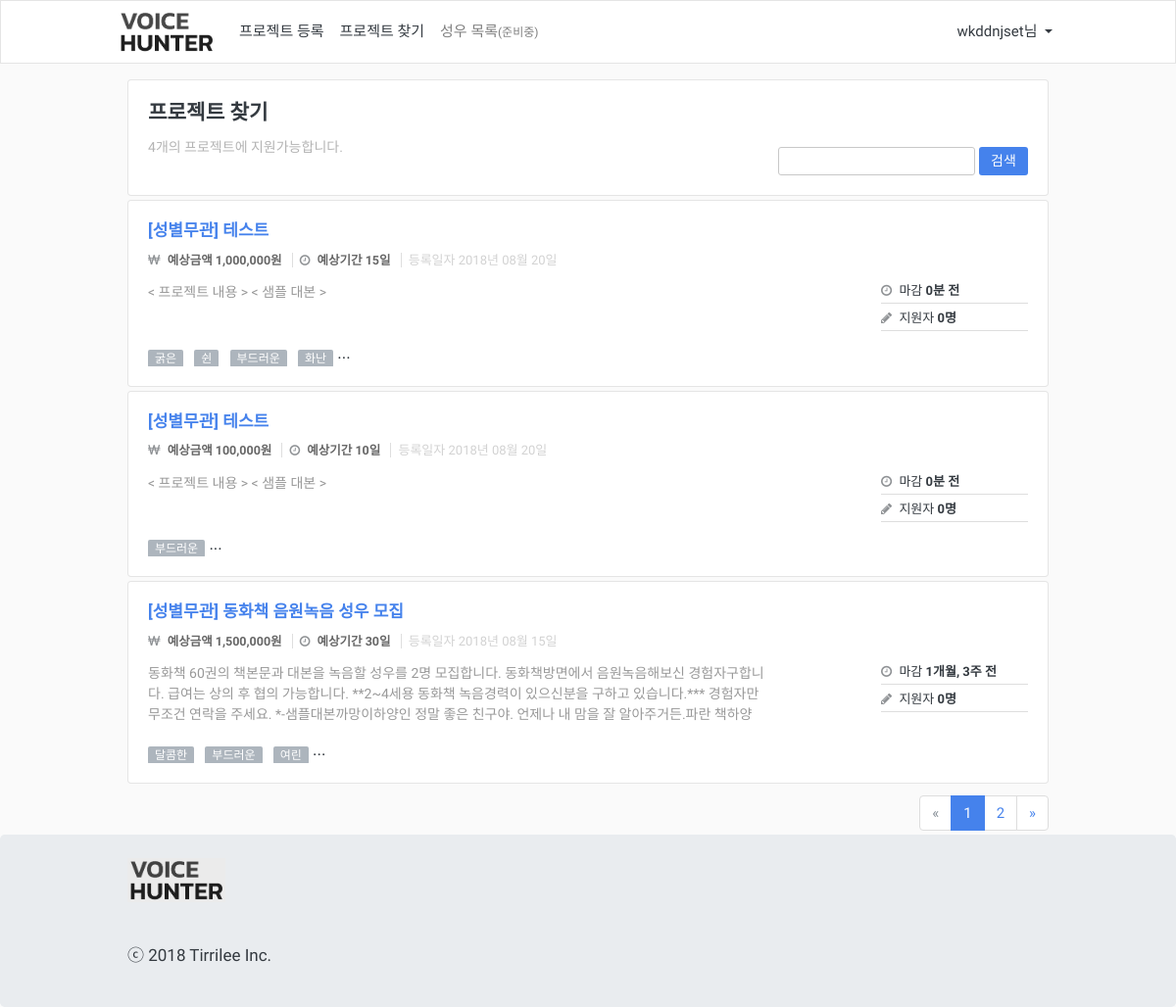
Page /projects/ (signed in) on the committed database.
### App/models.py (models this page shows, shortened)
class Project(models.Model):
    class Meta:
        verbose_name_plural = "   프로젝트 테이블"
        ordering = ["-id"]
    TYPE_CHOICES = (
        ('both', '상관없음'),
        ('pro', '프로'),
        ('under', '언더'),
    )
    GENDER_CHOICES = (
        ('both', '성별무관'),
        ('male', '남자'),
        ('female', '여자'),
    )
    user = models.ForeignKey(User, on_delete=models.CASCADE, verbose_name='유저')
    title = models.CharField(max_length=100, verbose_name='프로젝트 명')
    gugun = models.ForeignKey(Gugun, on_delete=models.CASCADE, verbose_name='위치')
    type = models.CharField(max_length=10, choices=TYPE_CHOICES, verbose_name='성우타입')
    gender = models.CharField(max_length=10, choices=GENDER_CHOICES, verbose_name='성별')
    cost = models.PositiveIntegerField(verbose_name='예상금액')
    period = models.PositiveIntegerField(verbose_name='예상기간')
    deadline = models.DateField(verbose_name='마감날짜')
    content = models.TextField(verbose_name='프로젝트 내용')
    start_at = models.DateField(verbose_name='예상 시작날짜')
    created_at = models.DateTimeField(auto_now_add=True, verbose_name='등록일자')

class ProjectTag(models.Model):
    class Meta:
        verbose_name_plural = "  프로젝트별 태그 테이블"
        unique_together = ("project", "tag")
    project = models.ForeignKey(Project, on_delete=models.CASCADE, verbose_name='프로젝트')
    tag = models.ForeignKey(Tag, on_delete=models.CASCADE, verbose_name='태그')

class Tag(models.Model):
    class Meta:
        verbose_name_plural = "  태그 테이블"
    name = models.CharField(max_length=20, verbose_name='태그명')
    def __str__(self):
        return str(self.name)

### App/views.py (the view)
# urls.py: path('projects/', ProjectListPage, name='projects'),
def ProjectListPage(request):
    search = request.GET.get('q')
    page = request.GET.get('page')
    if search == None:
        search = ""
    if page == None:
        page = 1
    projects = Project.objects.all()
    item_list = []
    for project in projects:
        dict = {}
        dict['project'] = project
        dict['apply'] = len(ProjectApply.objects.filter(project=project))
        dict['tags'] = ProjectTag.objects.filter(project=project)[:6]
        item_list.append(dict)
    paginator = Paginator(item_list, 3)
    contacts = paginator.get_page(page)
    return render(request, 'ProjectList/ProjectListPage.html', {
        'search': search,
        'page': page,
        'items': contacts,
        'projects_len':len(projects),
    })

### templates/ProjectList/ProjectListPage.html
{% extends "Base/Base.html" %}
{% load static %}
{% block content %}
<link rel="stylesheet" type="text/css" href="{% static 'ProjectList/css/style.css' %}">
<div class="container mb-5">
	{% include './Search.html' %}
	{% include './ProjectList.html' %}
	{% include './Pagenation.html' %}
</div>
</div>
{% endblock%}

### templates/Base/Nav.html (shortened to what this page needs)
{% load i18n %}
<nav class="navbar navbar-expand navbar-light bg-light p-1">
  <div class="container" style="padding: 0px 5px;">
    <a class="navbar-brand" href="{% url 'App:home' %}"><img src="/media/Main/logo.png" width="100"></a>
    <div class="collapse navbar-collapse" id="navbarNavAltMarkup">
      <div class="navbar-nav" style="width: 600px;">
        <a class="nav-item nav-link active" href="{% url 'App:add-projects' %}">{% trans 'register_project' %}</a>
        <a class="nav-item nav-link" href="{% url 'App:projects' %}">{% trans 'find_project' %}</a>
        <a class="nav-item nav-link ready">{% trans 'voice_actor_list' %}<small>(준비중)</small></a>
      </div>
      <div style="width: 254px;">
        {% if user.is_authenticated %}
          <li class="nav-item dropdown float-right">
            <a class="nav-link dropdown-toggle" href="#" id="navbarDropdownMenuLink" role="button" data-toggle="dropdown" aria-haspopup="true" aria-expanded="false">
              {{ user }}님
            </a>
          </li>
        {% else %}
          <a class="btn btn-light float-right" href="{% url 'App:signup' %}">회원가입</a>
          <a class="btn btn-light float-right" href="{% url 'login' %}">로그인</a>
        {% endif %}
      </div>
    </div>
  </div>
</nav>

### templates/ProjectList/ProjectList.html (shortened to what this page needs)
{% load humanize %}
<div class="row mt-0">
	{% for item in items %}
	<div class="col-12">
		<div class="card item bg-light mb-1">
		  <div class="card-body">
		    <h6 class="card-title text-primary">
		    	<a href="{% url 'App:detail-projects' pk=item.project.id %}">[{{ item.project.get_gender_display }}] {{ item.project.title }}</a>
			</h6>
		    <h5 class="project-element-list">
		    	<span class="project-element-money" style="padding-right: 7px;">
		    		<i class="fa fa-krw mr-1"></i>
		    		<strong>예상금액 {{ item.project.cost|intcomma }}원</strong>
		    	</span>
		    	<span class="project-element-day project-border" style="padding-left: 7px; padding-right: 7px;">
		    		<i class="fa fa-clock-o mr-1"></i>
		    		<strong>예상기간 {{ item.project.period }}일</strong>
		    	</span>
		    	<span class="project-element-proposal" style="padding-left: 7px;">
		    		등록일자 {{ item.project.created_at|date:"Y년 m월 d일" }}
		    	</span>
		    </h5>
		    <div class="project-unit-desc">
		    	<p class="card-text" style="width: 629px;color: #999;">{{ item.project.content }}</p>
		    	<div class="outer-info">
		    		<div class="outer-info-upper-data">
		    			<i class="fa fa-clock-o mr-1"></i>
		    			<span>마감 <strong>{{ item.project.deadline|timeuntil}} 전</strong></span>
		    		</div>
		    		<div class="outer-info-under-data">
		    			<i class="fa fa-pencil mr-1"></i>
		    			<span class="">지원자 <strong>{{ item.apply }}명</strong></span>
		    		</div>
		    	</div>
		    </div>
		    <p class="project-skills-tag-viewbox">
		    	{% for tag in item.tags %}
		    		<span class="skills-tag">{{tag.tag}}</span>
		    	{% endfor %}
		    	...
		    </p>
		  </div>
		</div>
	</div>
	{% endfor %}
</div>

### static/Base/css/style.css (style rules this page uses)
body, .navbar-fixed-top, .navbar-fixed-bottom { min-width: 970px; background:rgb(250,250,250); font-family: "Nanum Gothic", "Apple SD Gothic Neo", "맑은 고딕", "Malgun Gothic", AppleGothic, 돋움, Dotum, Helvetica, Arial, sans-serif; }
p { font-family: "Nanum Gothic"; }
.container { width: 970px; max-width: none !important; }
li { list-style: none; }
.nav-link { color: rgb(52, 58, 64) !important; font-weight: 400; font-size: 15px; }
.ready { color: rgba(0,0,0,0.5) !important; }
.nav-link.dropdown-toggle { color:rgb(33, 37, 41); }
i { color: rgb(143, 146, 149); margin-right: 8px; }

### static/ProjectList/css/style.css (style rules this page uses)
a { text-decoration: none !important; }
.card-title { white-space: nowrap; overflow: hidden; text-overflow: ellipsis; }
.project-element-list { padding-bottom: 15px; color: #666; font-size: 12.5px; margin-top: 0; margin-bottom: 0; }
.project-border { border-left: 1px solid #dedede; border-right: 1px solid #dedede; }
.card-text { width: 629px; color: #999; max-height: 60px; padding-bottom: 0; overflow: hidden; font-size: 14px; float: left; }
.project-skills-tag-viewbox { margin:0; margin-left: -7px; overflow: hidden; }
.skills-tag { vertical-align: bottom; display: inline-block; max-width: 85px; text-overflow: ellipsis; white-space: nowrap; border-radius: 2px; background-color: rgb(173, 181, 189); padding: 0 7px; font-size: 12px; color: rgb(255,255,255); overflow: hidden; margin-left: 7px; margin-bottom: -1px; }
.outer-info { font-size: 13px; line-height: 13px; width: 150px; float: right; height: 60px !important; }
.outer-info .outer-info-upper-data { padding: 2px 0 6px; border-bottom: 1px solid #dedede; }
.outer-info .outer-info-under-data { padding: 8px 0 6px; border-bottom: 1px solid #dedede; }
.project-element-proposal { color:rgb(210,210,210); font-weight: 100; font-size: 13px; }

### rows in the picture
Project: project.gender "성별무관", project "테스트", project.cost "1,000,000", project.period "15", project.created_at "2018년 08월 20일", project.content "< 프로젝트 내용 > < 샘플 대본 >", project.deadline "0분", apply "0"
ProjectTag: tag "굵은"
ProjectTag: tag "쉰"
ProjectTag: tag "부드러운"
ProjectTag: tag "화난"
Project: project.gender "성별무관", project "테스트", project.cost "100,000", project.period "10", project.created_at "2018년 08월 20일", project.content "< 프로젝트 내용 > < 샘플 대본 >", project.deadline "0분", apply "0"
ProjectTag: tag "부드러운"
Project: project.gender "성별무관", project "동화책 음원녹음 성우 모집", project.cost "1,500,000", project.period "30", project.created_at "2018년 08월 15일", project.content "동화책 60권의 책본문과 대본을 녹음할 성우를 2명 모집합니다. 동화책방면에서 음원녹음해보신 경험자구합니다. 급여는 상의 후 협의 가능합니다. **2~4세용 동화책 녹음경력이 있으신분을 구하고 있습니다.*** 경험자만 무조건 연락을 주세요. *-샘플대본까망이하양인 정말 좋은 친구야. 언제나 내 맘을 잘 알아주거든.파란…", project.deadline "1개월, 3주", apply "0"
ProjectTag: tag "달콤한"
ProjectTag: tag "부드러운"
ProjectTag: tag "여린"

### other values in the picture
{{ user }} "wkddnjset"
{{ projects_len|intcomma }} "4"
{{ items.number }} "1"
{{ items.next_page_number }} "2"
